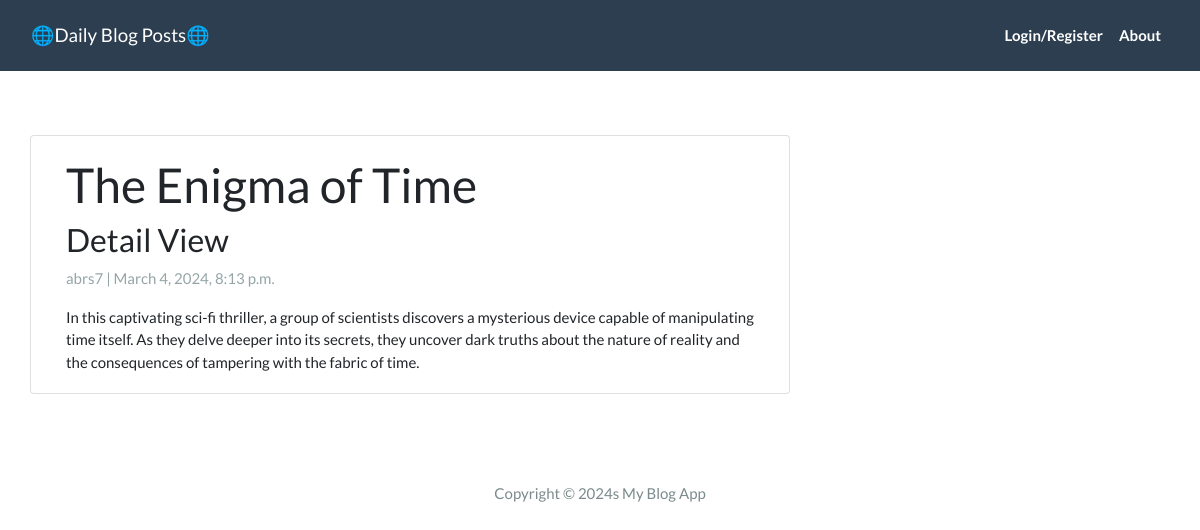
Page /app/post_detail/blog_4/ on the committed database.
### app/models.py (models this page shows, shortened)
class Post(models.Model):
    title = models.CharField(max_length =256, unique=True)
    slug = models.SlugField(max_length=256, unique=True )
    author = models.ForeignKey(User, on_delete=models.CASCADE, related_name='blog_posts')
    created_on = models.DateTimeField(auto_now_add = True)
    updated_on = models.DateTimeField(auto_now = True)
    content = models.TextField()
    status = models.IntegerField(choices = STATUS, default= 0)
    class Meta():
        ordering = ['-created_on']

### app/views.py (the view)
# urls.py: path('post_detail/<slug:slug>/',views.PostDetail.as_view(), name = 'post_detail'),
class PostDetail(DetailView):
    model = Post
    template_name = 'post_detail.html'

### templates/post_detail.html
{% extends 'base.html' %}
{% block content %}
<div class="container">
  <div class="row">
    <div class="col-md-8 card mb-4  mt-3 left  top">
      <div class="card-body">
        <h1>{% block title %} {{ object.title }} {% endblock title %}</h1>
        <h3>Detail View</h3>
        <p class=" text-muted">{{ post.author }} | {{ post.created_on }}</p>
        <p class="card-text ">{{ object.content | safe }}</p>
      </div>
    </div>
  </div>
</div>
{% endblock content %}

### rows in the picture
Post: title "The Enigma of Time", author "abrs7", created_on "March 4, 2024, 8:13 p.m.", content "In this captivating sci-fi thriller, a group of scientists discovers a mysterious device capable of manipulating time itself. As they delve deeper into its secrets, they uncover dark truths about the nature of reality and the consequences of tampering with the fabric of time."
